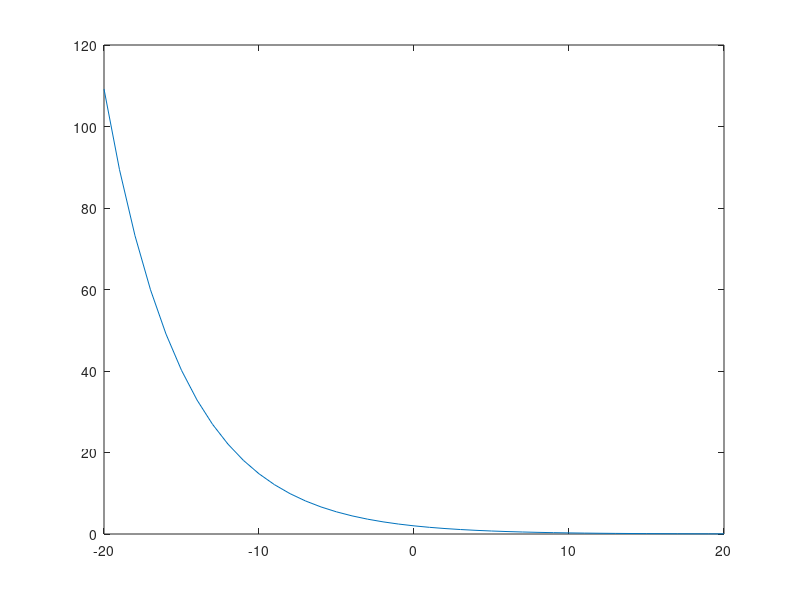

This figure's MATLAB source: (Note: this script raises an error after producing the figure.)

clear all; clc;

% Replace the strings with the correct numbers
x = -20:1:20; % Replace the strings with the correct numbers
% Calculate the function
y = 2*exp(-0.2*x);

% Plot the function
p = plot(x,y);
p.LineWidth=2;
p.Color = 'red';
p.Marker = '*';
title("y=2e^{-0.2x}")
xlabel("X axis")
ylabel("Y axis")
xlim([-10 10]);